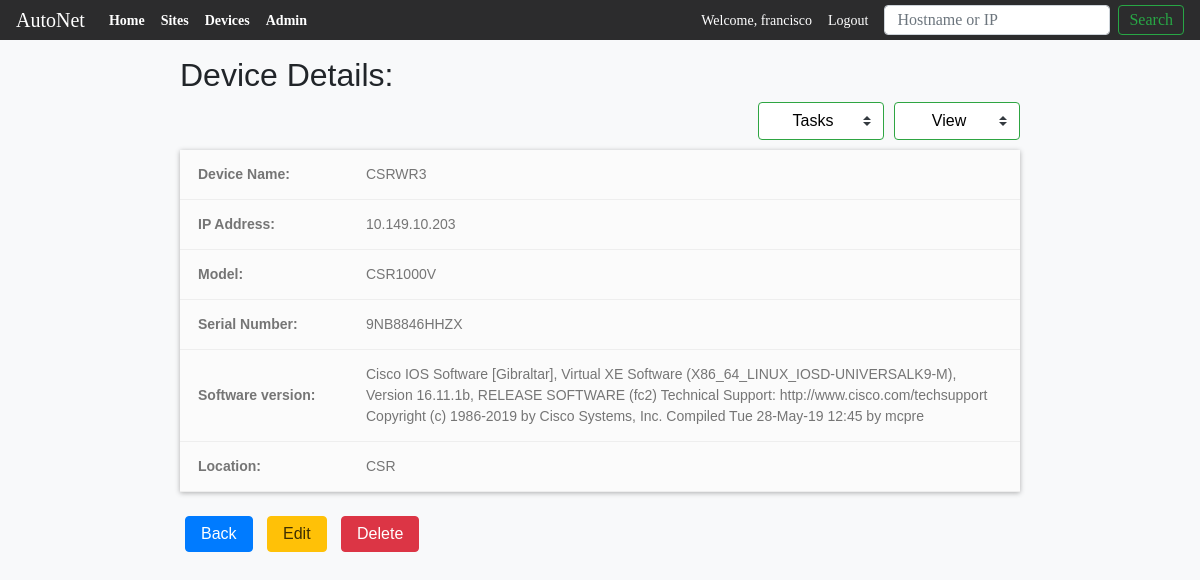
/devices/44 (signed in), run on the app's committed database.
### main_app/models.py (models this page shows, shortened)
class Devices(models.Model):
    VENDOR_LIST = (('C', 'Cisco'), ('J', 'Juniper'), ('A', 'Arista'))
    DEVICE_TYPES = (('R', 'Router'), ('S', 'Switch'), ('F', 'Firewall'))
    CISCO_OS = (('1', 'CISCO IOS'), ('2', 'CISCO IOS-XE'),
                ('3', 'CISCO IOS-XR'), ('4', 'CISCO NX-OS'))
    device_name = models.CharField(max_length=100)
    device_ip = models.GenericIPAddressField()
    device_model = models.CharField(max_length=100, null=True, blank=True)
    device_sn = models.CharField(max_length=250, null=True, blank=True)
    uuid = models.UUIDField( #used by the API to look up the record
                            db_index=True,
                            default=uuid_lib.uuid4,
                            editable=False)
    vendor = models.CharField(choices=VENDOR_LIST, max_length=10,
                                                default=VENDOR_LIST[0])
    device_type = models.CharField(choices=DEVICE_TYPES, max_length=10,
                                                default=DEVICE_TYPES[0])
    operating_system = models.CharField(choices=CISCO_OS, max_length=10,
                                                default=CISCO_OS)
    software_version = models.CharField(max_length=300, null=True, blank=True)
    site = models.ForeignKey(Sites,
                            on_delete=models.CASCADE,
                            related_name = 'devices',
                            )
    objects = models.Manager()

class Sites(models.Model):
    site_name = models.CharField(max_length=100)
    site_location = models.CharField(max_length=250)
    uuid = models.UUIDField( #used by the API to look up the record
                            db_index=True,
                            default=uuid_lib.uuid4,
                            editable=False)
    site_address = models.CharField(max_length=400, null=True)
    site_poc_name = models.CharField(max_length=100)
    site_poc_number = models.CharField(max_length=30)

### main_app/views.py (the view)
# urls.py: path('devices/<int:pk>', views.DeviceDetailView.as_view(), name='devicedetail'),
class DeviceDetailView(LoginRequiredMixin, DetailView):
    context_object_name = 'device_detail'
    model = models.Devices
    template_name = 'main_app/devices_detail.html'

### main_app/templates/main_app/devices_detail.html (shortened to what this page needs)
{% extends 'main_app/main_app_base.html' %}
{%block content %}
<div class="" style="width: 70%; margin-left: auto; margin-right: auto;">
  <h2>Device Details:</h2>
    <div class="">
      <a class="mycustom-select float-right" id="task-dropdown" style="margin-left: 10px;" role="button"  data-toggle="dropdown" aria-haspopup="true" aria-expanded="false">
        View
      </a>
    </div>
    <div >
      <a class="mycustom-select float-right" id="task-dropdown"role="button"  data-toggle="dropdown" aria-haspopup="true" aria-expanded="false">
        Tasks
      </a>
    </div>
    <table id="device-table1">
      <table class="ctable ctable-noSideBorder">
        <tbody>
          <tr>
            <td id="table_heading" style="font-weight: bold;">Device Name:</td>
            <td>{{device_detail.device_name}}</td>
          </tr>
          <tr>
            <td id="table_heading" style="font-weight: bold;">IP Address: </td>
            <td>{{device_detail.device_ip}}</td>
          </tr>
          <tr>
            <td id="table_heading" style="font-weight: bold;">Model:</td>
            <td>{{device_detail.device_model}}</td>
          </tr>
          <tr>
            <td id="table_heading" style="font-weight: bold;">Serial Number: </td>
            <td>{{device_detail.device_sn}}</td>
          </tr>
          <tr>
            <td id="table_heading" style="font-weight: bold;">Software version: </td>
            <td>{{device_detail.software_version}}</td>
          </tr>
          <tr>
            <td id="table_heading" style="font-weight: bold;">Location: </td>
            <td>{{device_detail.site.site_name}}</td>
          </tr>
        </tbody>
      </table>
    </table>
    <br>
    <a href="{% url 'main_app:viewdevices'%}"><button class="btn_class" id="btn-back" type="button">Back</button></a>
    <a href="{% url 'main_app:updatedevice' pk=device_detail.id%}">
      <button class="btn_class" id="btn-edit" type="submit">Edit</button>
    </a>
    <a href="{% url 'main_app:deletedevice' pk=device_detail.id%}">
      <button class="btn_class" id="btn-delete" type="submit">Delete</button>
    </a>
  </div>
{%endblock content %}

### main_app/templates/main_app/main_app_base.html (shortened to what this page needs)
<!DOCTYPE html>
<html lang="en" dir="ltr">
  <head>
    <link rel="stylesheet" href="https://stackpath.bootstrapcdn.com/bootstrap/4.1.3/css/bootstrap.min.css">
    {% load staticfiles %}
    <link rel="stylesheet" href="{% static 'css/form.css' %}">
  </head>
  <body class="bg-light" style="font-family: sans-serif;">
    <header>
    <div class="mb-4">
      <nav class="navbar navbar-expand-lg navbar-dark fixed-top" style="background-color: #2c2c2d; height: 40px; font-size: 14px; font-family: 'Source Sans Pro' !important;">
        <a class="navbar-brand" href="{% url 'main_app:home' %}">AutoNet</a>
        <div class="collapse navbar-collapse" id="navbarSupportedContent">
          <ul class="navbar-nav mr-auto">
            <li class="nav-item active">
              <a class="nav-link" href="{% url 'main_app:home' %}"><strong>Home</strong><span class="sr-only">(current)</span></a>
            </li>
            <li class="nav-item active">
              <a class="nav-link" href="{% url 'main_app:viewsites' %}"><strong>Sites</strong></a>
            </li>
            <li class="nav-item active">
              <a class="nav-link" href="{% url 'main_app:viewdevices' %}"><strong>Devices</strong></a>
            </li>
            <li class="nav-item active">
              <a class="nav-link" href="{% url 'admin:index' %}"><strong>Admin</strong></a>
            </li>
          </ul>
          <div class="">
            {% if user.is_authenticated%}
            <ul class="navbar-nav mr-auto">
              <li class="nav-item active">
                <a class="nav-link" href="#">Welcome, {{user.username}}</a>
              </li>
              <li class="nav-item active">
                <a class="nav-link" href="{% url 'users:logout' %}">Logout</a>
              </li>
            </ul>
            {% endif %}
          </div>
          <form class="form-inline my-2 my-lg-0" action="{% url 'main_app:search'%}" method="get">
              <input class="form-control ml-2 mr-sm-2 " type="search"  name="item" style="height: 30px;"placeholder="Hostname or IP" aria-label="Search">
              <button class="btn btn-outline-success my-2 my-sm-0" type="submit" style="height: 30px; padding: 5px 10px; line-height: 0;">Search</button>
        </form>
        </div>
      </nav>
    </div>
    </header>
    <div class="container" style="padding: 16px 0px;">
    </div>
    {%block content %}
    {%endblock content %}
  </body>
</html>

### main_app/static/css/form.css (style rules this page uses)
.btn_class { color: black; padding: 5px 15px; margin: 0px 5px; border-radius: 4px; }
#btn-delete { background-color: #dc3545; color: white; padding: 5px 15px; margin: 0px 5px; border: 1px solid #dc3545; border-radius: 4px; }
#btn-back { background-color: #007bff; color: white; padding: 5px 15px; margin: 0px 5px; border: 1px solid #007bff; border-radius: 4px; }
#btn-edit { background-color: #ffc107; color: #3f2f00; padding: 5px 15px; margin: 0px 5px; border: 1px solid #ffc107; border-radius: 4px; }
.mycustom-select { display: inline-block; width: 100%; height: calc(2.25rem + 2px); padding: .375rem 1.75rem .375rem .75rem; margin-bottom: 20px; line-height: 1.5; color: #495057; vertical-align: middle; background-size: auto; background-size: 8px 10px; border: 1px solid #ced4da; border-radius: .25rem; -webkit-appearance: none; -moz-appearance: none; appearance: none; }
#task-dropdown { width: 15%; margin-bottom: 10px; background-color: #fff; border: 1px solid #2ea542; text-align: center; color: black; }
#device-table1 { display: block; }
#table_heading { width: 20%; }
.ctable { background-color: #eaeaea; box-shadow: 0 1px 5px 0 rgba(0,0,0,0.3); border-collapse: collapse ; font-family: Helvetica,Verdana,sans-serif; font-weight: 300; width:100%; color: #757575; font-size: 14px; background-clip: padding-box; }
.ctable tbody tr td { background-color: #fbfbfb; transition: .3s; border-bottom: 1px solid #eee; text-align: left; }
.ctable tbody tr:nth-child(2n+1) { background-color: #fbfbfb; }
.ctable tbody td { padding: 14px 30px ; text-align: left; }
.ctable-noSideBorder tbody td:first-child { border-left: 0 !important; }
.ctable tbody td { padding: 14px 18px; text-align: left; }
.ctable tbody tr { transition: .3s; border-bottom: 1px solid #eee; }

### data on the page
Devices: device_name "CSRWR3", device_ip "10.149.10.203", device_model "CSR1000V", device_sn "9NB8846HHZX", software_version "Cisco IOS Software [Gibraltar], Virtual XE Software (X86_64_LINUX_IOSD-UNIVERSALK9-M), Version 16.11.1b, RELEASE SOFTWARE (fc2) Technical Support: http://www.cisco.com/techsupport Copyright (c) 1986-2019 by Cisco Systems, Inc. Compiled Tue 28-May-19 12:45 by mcpre", site.site_name "CSR"

### other printed values
{{ user.username }} "francisco"
